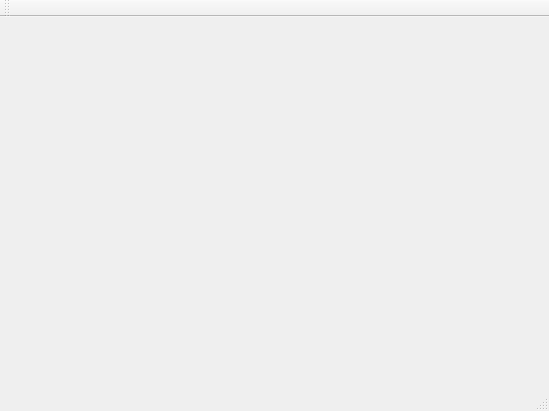
<?xml version="1.0" encoding="UTF-8"?>
<ui version="4.0">
 <class>MainWindow</class>
 <widget class="QMainWindow" name="MainWindow">
  <property name="geometry">
   <rect>
    <x>0</x>
    <y>0</y>
    <width>549</width>
    <height>411</height>
   </rect>
  </property>
  <property name="windowTitle">
   <string>图标测试</string>
  </property>
  <widget class="QWidget" name="centralWidget"/>
  <widget class="QMenuBar" name="menuBar">
   <property name="geometry">
    <rect>
     <x>0</x>
     <y>0</y>
     <width>549</width>
     <height>26</height>
    </rect>
   </property>
  </widget>
  <widget class="QToolBar" name="mainToolBar">
   <attribute name="toolBarArea">
    <enum>TopToolBarArea</enum>
   </attribute>
   <attribute name="toolBarBreak">
    <bool>false</bool>
   </attribute>
  </widget>
  <widget class="QStatusBar" name="statusBar"/>
 </widget>
 <layoutdefault spacing="6" margin="11"/>
 <resources/>
 <connections/>
</ui>
